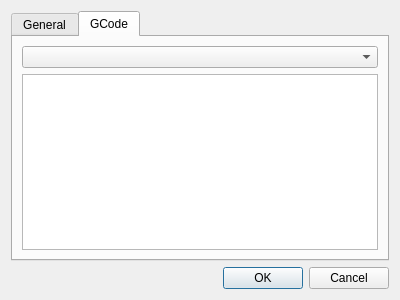
<?xml version="1.0" encoding="UTF-8"?>
<ui version="4.0">
 <class>PreferencesDialog</class>
 <widget class="QDialog" name="PreferencesDialog">
  <property name="windowModality">
   <enum>Qt::ApplicationModal</enum>
  </property>
  <property name="geometry">
   <rect>
    <x>0</x>
    <y>0</y>
    <width>400</width>
    <height>300</height>
   </rect>
  </property>
  <property name="windowTitle">
   <string>PreferencesDialog</string>
  </property>
  <property name="windowIcon">
   <iconset resource="pycam.qrc">
    <normaloff>:/pycam/icons/logo_16px.png</normaloff>:/pycam/icons/logo_16px.png</iconset>
  </property>
  <layout class="QGridLayout" name="gridLayout_2">
   <item row="0" column="0">
    <widget class="QTabWidget" name="tabWidget">
     <property name="layoutDirection">
      <enum>Qt::LeftToRight</enum>
     </property>
     <property name="tabPosition">
      <enum>QTabWidget::North</enum>
     </property>
     <property name="currentIndex">
      <number>1</number>
     </property>
     <widget class="QWidget" name="general">
      <attribute name="title">
       <string>General</string>
      </attribute>
      <layout class="QGridLayout" name="gridLayout"/>
     </widget>
     <widget class="QWidget" name="gcode">
      <attribute name="title">
       <string>GCode</string>
      </attribute>
      <layout class="QGridLayout" name="gridLayout_3">
       <item row="0" column="0">
        <widget class="QComboBox" name="gcodeComboBox"/>
       </item>
       <item row="1" column="0">
        <widget class="QTextEdit" name="gcodeTextEdit"/>
       </item>
      </layout>
     </widget>
    </widget>
   </item>
   <item row="1" column="0">
    <widget class="QDialogButtonBox" name="buttonBox">
     <property name="orientation">
      <enum>Qt::Horizontal</enum>
     </property>
     <property name="standardButtons">
      <set>QDialogButtonBox::Cancel|QDialogButtonBox::Ok</set>
     </property>
    </widget>
   </item>
  </layout>
 </widget>
 <resources>
  <include location="pycam.qrc"/>
 </resources>
 <connections>
  <connection>
   <sender>buttonBox</sender>
   <signal>accepted()</signal>
   <receiver>PreferencesDialog</receiver>
   <slot>accept()</slot>
   <hints>
    <hint type="sourcelabel">
     <x>248</x>
     <y>254</y>
    </hint>
    <hint type="destinationlabel">
     <x>157</x>
     <y>274</y>
    </hint>
   </hints>
  </connection>
  <connection>
   <sender>buttonBox</sender>
   <signal>rejected()</signal>
   <receiver>PreferencesDialog</receiver>
   <slot>reject()</slot>
   <hints>
    <hint type="sourcelabel">
     <x>316</x>
     <y>260</y>
    </hint>
    <hint type="destinationlabel">
     <x>286</x>
     <y>274</y>
    </hint>
   </hints>
  </connection>
 </connections>
</ui>
